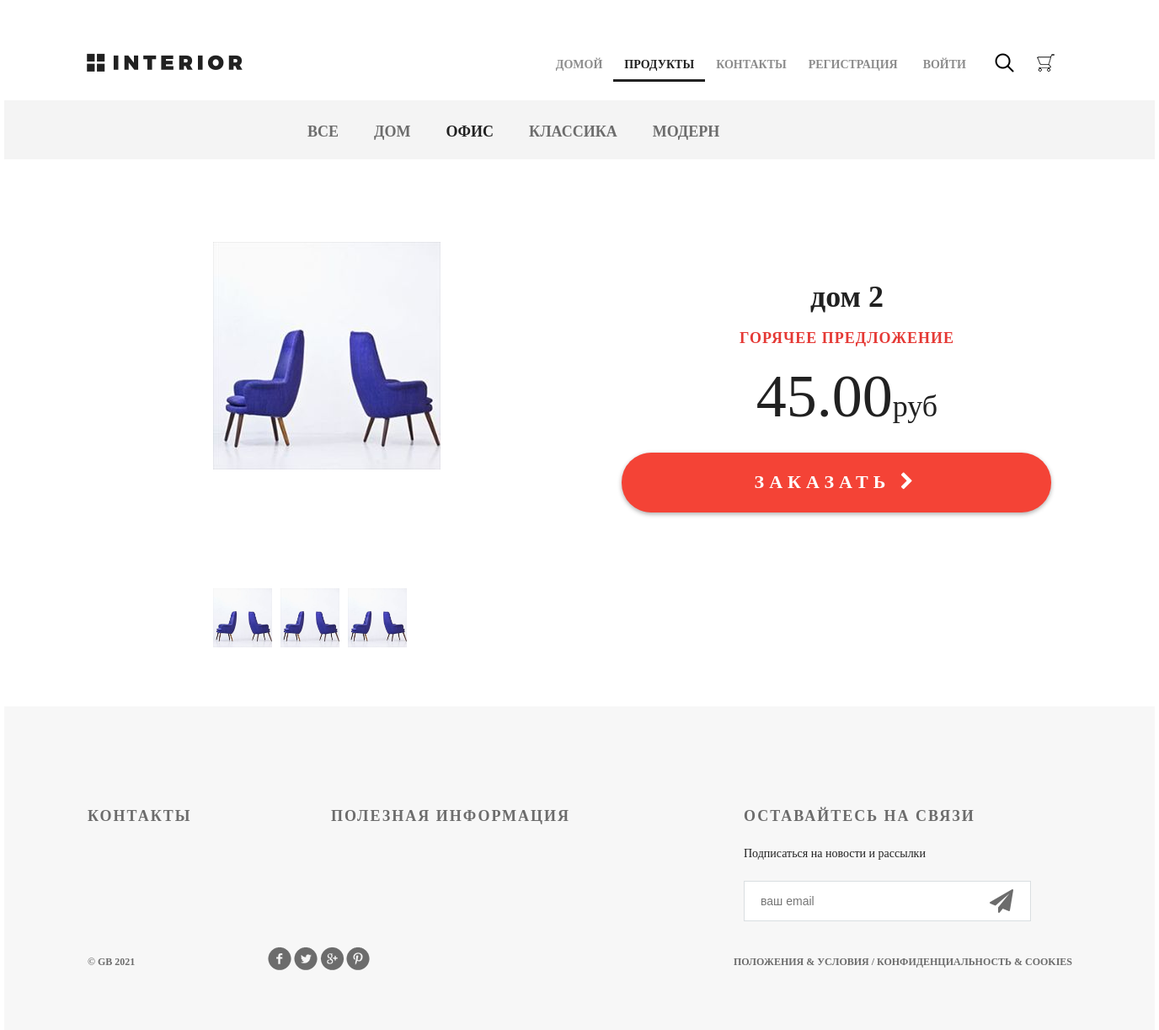
The app's page /products/product/2/ with its own data.
### mainapp/models.py (models this page shows, shortened)
class ProductCategory(models.Model):
    name = models.CharField(max_length=64, unique=True, verbose_name='название')
    description = models.TextField(blank=True, verbose_name='описание')
    is_active = models.BooleanField(default=True)
    class Meta:
        verbose_name='категория'
        verbose_name_plural='категории'

class Product(models.Model):
    category = models.ForeignKey(ProductCategory, on_delete=models.CASCADE, verbose_name='категория')
    name = models.CharField(max_length=128, verbose_name='название')
    image = models.ImageField(upload_to='products', blank=True, verbose_name='картинка')
    short_desc = models.CharField(max_length=255, blank=True, verbose_name='краткое описание')
    description = models.TextField(blank=True, verbose_name='описание')
    price = models.DecimalField(max_digits=10, decimal_places=2, default=0, verbose_name='цена')
    quantity = models.PositiveIntegerField(default=0, verbose_name='количество на складе')
    is_active = models.BooleanField(default=True)

### mainapp/views.py (the view)
# urls.py: path('product/<int:pk>/', mainapp.product, name="product")
def product(request, pk):
    links_menu = ProductCategory.objects.all()
    context = {
        'product': get_object_or_404(Product, pk=pk),
        'basket': get_basket(request.user),
        'links_menu': links_menu
    }
    return render(request, 'mainapp/product.html', context)

### mainapp/views.py (called while the page is built)
def get_basket(user):
    if user.is_authenticated:
        return Basket.objects.filter(user=user)
    return []

### mainapp/templates/mainapp/product.html (shortened to what this page needs)
{% extends 'mainapp/base.html' %}
{% load static %}
{% block menu %}
	<div class="hero-white">
		<div class="header clearfix">
			{% include 'mainapp/includs/inc_main_menu.html' %}
		</div>
	</div>
{% endblock %}
{% block content %}
	<div class="details">
		<div class="links clearfix">
			{% include 'mainapp/includs/inc_categories_menu.html' %}
		</div>
		<div class="details-products">
			<div class="details-slider">
				<div class="slider-product" style="text-align:center;">
					<img src="/media/{{ product.image }}">
				</div>
				<div class="slider-control">
					<div class="block">
						<a href="#"><img src="/media/{{ product.image }}" alt="">
						</a>
					</div>
					<div class="block">
						<a href="#"><img src="/media/{{ product.image }}" alt="">
						</a>
					</div>
					<div class="block">
						<a href="#"><img src="/media/{{ product.image }}" alt="">
						</a>
					</div>
				</div>
			</div>
			<div class="description">
				<h3 class="big-bold">{{ product.name }}</h3>
				<h3 class="red">горячее предложение</h3>
				<p class="price">{{ product.price|floatformat:2 }}<span>руб</span></p>
				<a href="{% url 'basket:add' product.pk %}" class="red-button">
					заказать <i class="fa fa-chevron-right" aria-hidden="true"></i>
				</a>
			</div>
		</div>
	</div>
{% endblock %}

### mainapp/templates/mainapp/includs/inc_categories_menu.html
<ul class="links-menu">
    <li><a href="{% url 'products:category' 0 %}"
            {% if request.resolver_match.url_name == 'products' %}class="active"{% endif %}>
        Все</a></li>
    {% for link_item in links_menu %}
        <li><a
                href="{% url 'products:category' link_item.pk %}"
                {% if request.resolver_match.kwargs.pk == link_item.pk %}class="active"{% endif %}
        >{{ link_item.name }}</a></li>
    {% endfor %}
</ul>

### static/css/style.css (style rules this page uses)
* { margin: 0; padding: 0; }
body { new_product font-family: 'Montserrat', sans-serif; }
html, body { height: 100%; }
.slider-control .block a img { width: 70px; }
.clearfix:after { content: ""; display: block; clear: both; }
.big-bold { color: #212121; font-size: 36px; font-weight: 700; text-align: left; margin-bottom: 24px; line-height: 36px; }
.red { text-transform: uppercase; color: #e53935; font-size: 18px; font-weight: 700; text-align: left; letter-spacing: 1px; line-height: 17px; margin-bottom: 22px; }
.hero-white { background-color: #fff; height: 119px; padding-left: 98px; padding-right: 211px; position: relative; }
.links { height: 70px; background-color: #f4f4f4; position: relative; padding-left: 360px; }
.links-menu { margin: 27px auto 0px; position: absolute; }
.links-menu li { float: left; list-style-type: none; padding-right: 42px; }
.links-menu li a { text-decoration: none; color: #6c6c6c; font-size: 18px; font-weight: 700; text-transform: uppercase; }
.links-menu .active { color: #212121; font-size: 18px; font-weight: 700; }
.details-products { padding-left: 98px; padding-right: 98px; margin-top: 98px; height: 551px; }
.details-slider { width: 570px; float: left; margin-right: 30px; }
.slider-product { width: 570px; height: 400px; }
.slider-control { width: 420px; height: 70px; margin: 11px auto 0px; padding-left: 150px }
.slider-control .block { height: 70px; width: 70px; position: relative; float: left; margin-right: 10px; }
.description { width: 535px; float: right; padding-left: 35px }
.description .big-bold { color: #212121; font-size: 36px; font-weight: 700; text-align: center; margin-top: 47px; margin-bottom: 0px; }
.description .red { text-transform: uppercase; color: #e53935; font-size: 18px; font-weight: 700; text-align: center; letter-spacing: 1px; line-height: 17px; margin-top: 23px; margin-bottom: 36px; }
.description .price { color: #212121; font-size: 72px; font-weight: 300; line-height: 48px; text-align: center; }
.description .price span { color: #212121; font-size: 36px; font-weight: 300; line-height: 48px; text-align: center; }
.red-button { display: block; height: 71px; width: 510px; border-radius: 35px; background-color: #f44336; text-align: center; text-transform: uppercase; text-decoration: none; color: #ffffff; font-size: 22px; font-weight: 700; line-height: 24px; box-shadow: 0px 2px 4.85px 0.15px rgba(33, 33, 33, 0.35); line-height: 70px; letter-spacing: 6px; margin-top: 31px; }

### records on screen
ProductCategory: name "ДОМ"
ProductCategory: name "ОФИС"
ProductCategory: name "КЛАССИКА"
ProductCategory: name "МОДЕРН"
Product: image (picture), name "дом 2", price "45.00"
